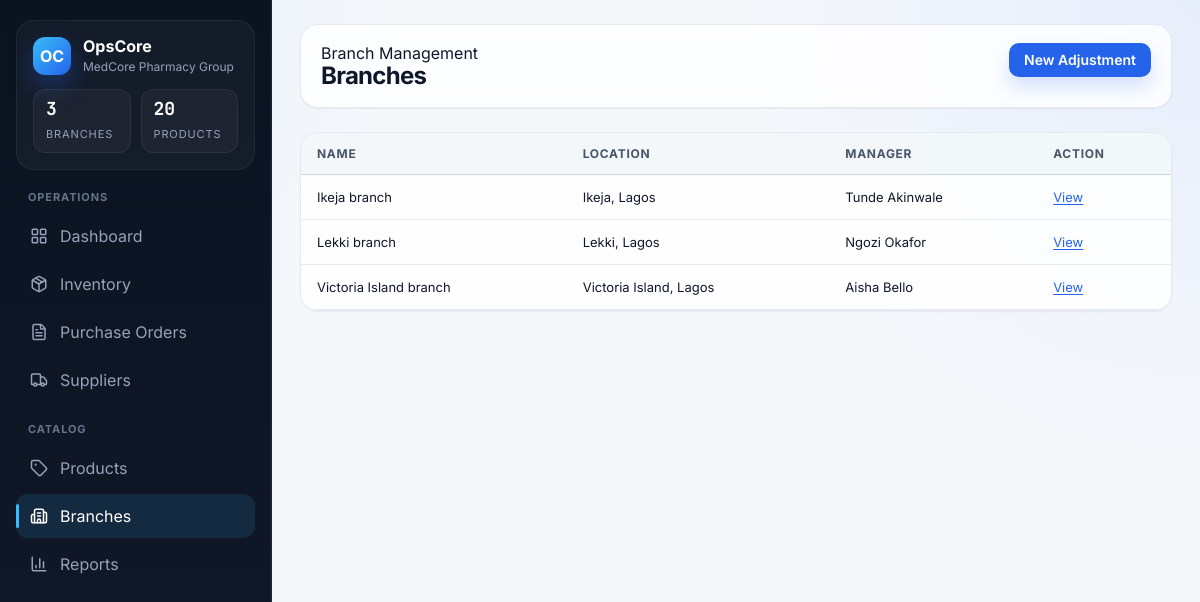
The page /branches/ on the database its author committed.
### core/models.py (models this page shows, shortened)
class TimeStampedModel(models.Model):
    created_at = models.DateTimeField(auto_now_add=True)
    updated_at = models.DateTimeField(auto_now=True)
    class Meta:
        abstract = True

class Branch(TimeStampedModel):
    name = models.CharField(max_length=120)
    location = models.CharField(max_length=160)
    manager_name = models.CharField(max_length=120)
    class Meta:
        ordering = ['name']

### core/views.py (the view)
# urls.py: path('branches/', views.branches_list, name='branches_list'),
def branches_list(request):
    return render(request, 'core/branches_list.html', {'branches': Branch.objects.all()})

### core/templates/core/branches_list.html
{% extends "base.html" %}
{% block content %}
  <div class="page-header">
    <div>
      <div class="muted">Branch Management</div>
      <h1 class="page-title">Branches</h1>
    </div>
    <a class="btn btn-primary" href="{% url 'adjustment_create' %}">New Adjustment</a>
  </div>
  <section class="panel">
    <table>
      <thead>
        <tr>
          <th>Name</th>
          <th>Location</th>
          <th>Manager</th>
          <th>Action</th>
        </tr>
      </thead>
      <tbody>
        {% for branch in branches %}
          <tr>
            <td>{{ branch.name }}</td>
            <td>{{ branch.location }}</td>
            <td>{{ branch.manager_name }}</td>
            <td><a href="{% url 'branch_detail' branch.pk %}">View</a></td>
          </tr>
        {% endfor %}
      </tbody>
    </table>
  </section>
{% endblock %}

### core/templates/base.html (style rules this page uses)
:root { --sidebar-bg: #0B1220; --sidebar-bg-2: #111827; --sidebar-text: #94A3B8; --sidebar-text-active: #FFFFFF; --sidebar-accent-bar: #38BDF8; --content-bg: #F5F7FB; --content-glow: rgba(37, 99, 235, 0.09); --card-bg: #FFFFFF; --card-bg-soft: #FBFDFF; --border: #E4E9F2; --border-strong: #CBD5E1; --text-primary: #0F172A; --text-secondary: #475569; --text-muted: #94A3B8; --action-primary: #2563EB; --action-primary-hover: #1D4ED8; --action-primary-text: #FFFFFF; --status-success: #059669; --status-success-bg: #D1FAE5; --status-warning: #D97706; --status-warning-bg: #FEF3C7; --status-danger: #DC2626; --status-danger-bg: #FEE2E2; --status-neutral: #64748B; --status-neutral-bg: #E2E8F0; --space-1: 4px; --space-2: 8px; --space-3: 12px; --space-4: 16px; --space-5: 20px; --space-6: 24px; --space-8: 32px; --space-10: 40px; --space-12: 48px; --radius-sm: 4px; --radius-md: 8px; --radius-lg: 14px; --radius-xl: 18px; --shadow-sm: 0 1px 2px rgba(15, 23, 42, 0.06); --shadow-md: 0 10px 24px rgba(15, 23, 42, 0.08); }
* { box-sizing: border-box; }
html { background: var(--content-bg); }
body { margin: 0; min-height: 100vh; font-family: Inter, sans-serif; color: var(--text-primary); background: radial-gradient(circle at top right, rgba(59, 130, 246, 0.08), transparent 32%), radial-gradient(circle at 0% 0%, rgba(14, 165, 233, 0.08), transparent 28%), var(--content-bg); }
a { color: var(--action-primary); text-decoration-thickness: 1px; text-underline-offset: 2px; }
.page-title { margin: 0; font-size: 28px; line-height: 1.1; font-weight: 700; letter-spacing: -0.03em; }
.page-header { display: flex; justify-content: space-between; align-items: flex-start; gap: 16px; margin-bottom: var(--space-6); padding: 18px 20px; border: 1px solid var(--border); background: rgba(255,255,255,0.82); backdrop-filter: blur(10px); border-radius: var(--radius-xl); box-shadow: var(--shadow-sm); }
.page-header .page-title { font-size: 24px; }
.panel { background: rgba(255,255,255,0.9); border: 1px solid var(--border); border-radius: var(--radius-xl); margin-bottom: 20px; overflow: hidden; box-shadow: var(--shadow-sm); }
table { width: 100%; border-collapse: collapse; }
thead th { background: rgba(241,245,249,0.8); font-size: 12px; font-weight: 700; color: var(--text-secondary); text-transform: uppercase; letter-spacing: 0.06em; text-align: left; padding: 13px 16px; border-bottom: 1px solid var(--border-strong); white-space: nowrap; }
tbody td { padding: 14px 16px; border-bottom: 1px solid var(--border); font-size: 13px; vertical-align: middle; }
.btn { display: inline-flex; align-items: center; justify-content: center; gap: 8px; border-radius: 10px; padding: 9px 14px; border: 1px solid transparent; text-decoration: none; font-size: 14px; font-weight: 600; cursor: pointer; line-height: 1; transition: transform 0.15s ease, background 0.15s ease, border-color 0.15s ease; }
.btn-primary { background: var(--action-primary); color: white; box-shadow: 0 10px 18px rgba(37,99,235,0.18); }

### rows shown on the page
Branch: name "Ikeja branch", location "Ikeja, Lagos", manager_name "Tunde Akinwale"
Branch: name "Lekki branch", location "Lekki, Lagos", manager_name "Ngozi Okafor"
Branch: name "Victoria Island branch", location "Victoria Island, Lagos", manager_name "Aisha Bello"
